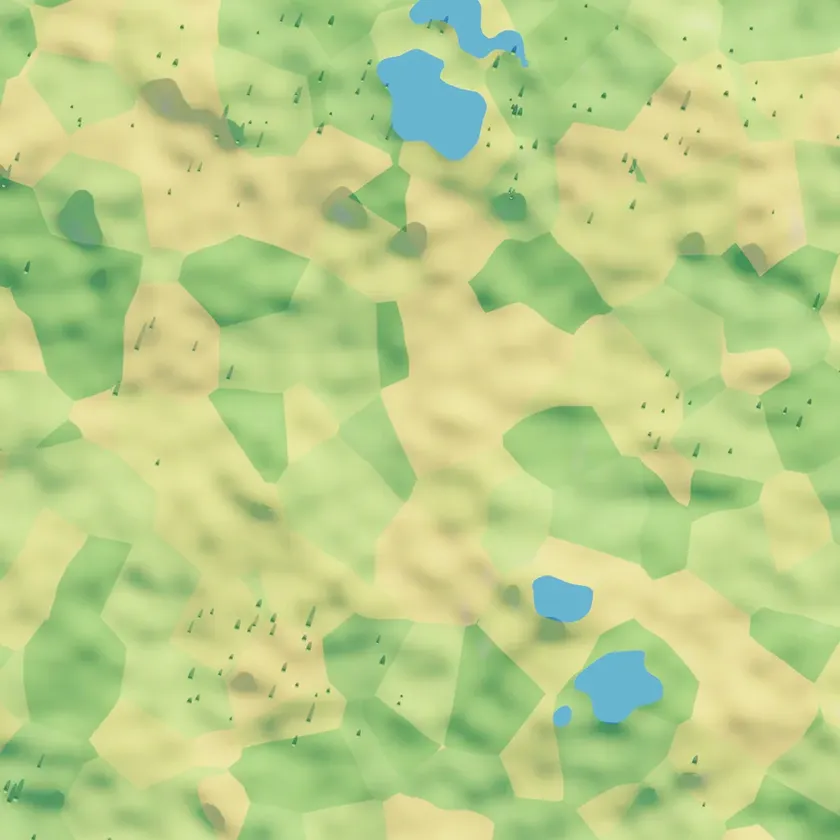
#> input picture Game #1 - Plane Crash/assets/valley-ground.webp, 840 x 840 px, shrunk from 1024 x 1024 before the run
$ python charge_post.py '../../Game #1 - Plane Crash/assets/valley-ground.webp' '../../Game #1 - Plane Crash/assets/valley-sky.webp'
#> lines starting #> are read from the running program, lines starting #| are printed output that depends on the picture; after the words box and inside, x2 and y2 are one past the last pixel; in counts of white or black regions, pixels touching at a corner belong together
# Finishing for the Charge renders (usage: python charge_post.py <in.png> <out.png>): a bloom only on what is much brighter than its surroundings (the arcs, the glowing
# rings, the LED dots, sparks), so big white surfaces in the sun don't glow; and the clouds' olive undersides turned a
# neutral grey, in the sky only (above the horizon line, where the pixel is cloud-bright and not green land).
import sys
import numpy as np
from PIL import Image, ImageFilter
src, dst = sys.argv[1], sys.argv[2]
im = Image.open(src).convert('RGB'); a = np.asarray(im).astype(np.float32) / 255
#> further down, im is the input picture: PIL image 840x840 RGB; mean R, G, B 186.8, 207.2, 137.4
h = a.shape[0]
#> h = 840
r, g, b = a[..., 0], a[..., 1], a[..., 2]
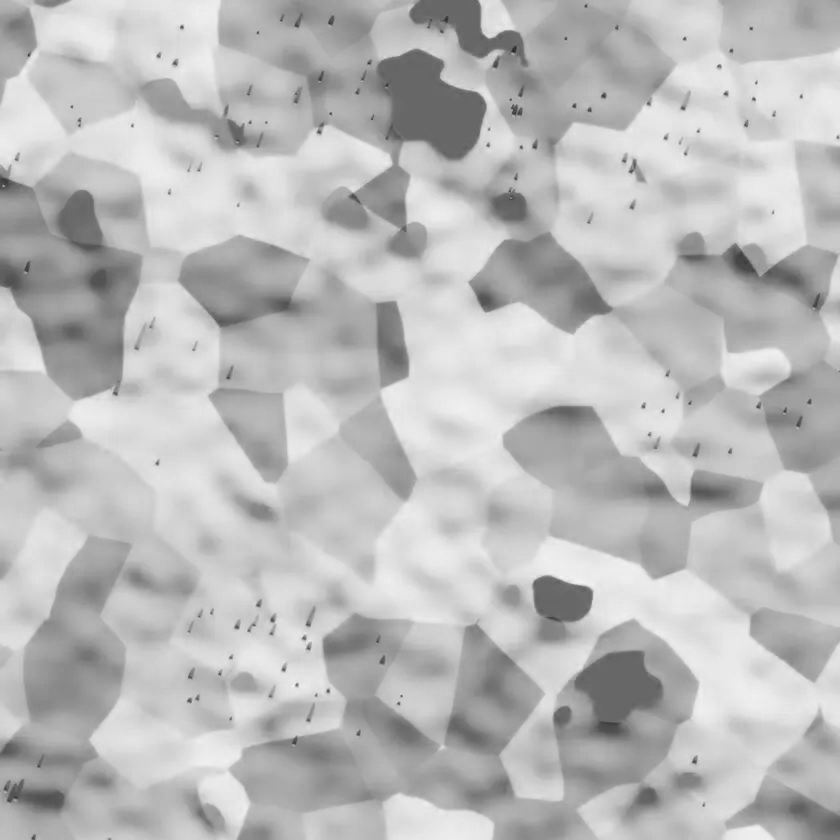
#> r: shape (840, 840) float32; min 0.161, max 0.965, mean 0.733
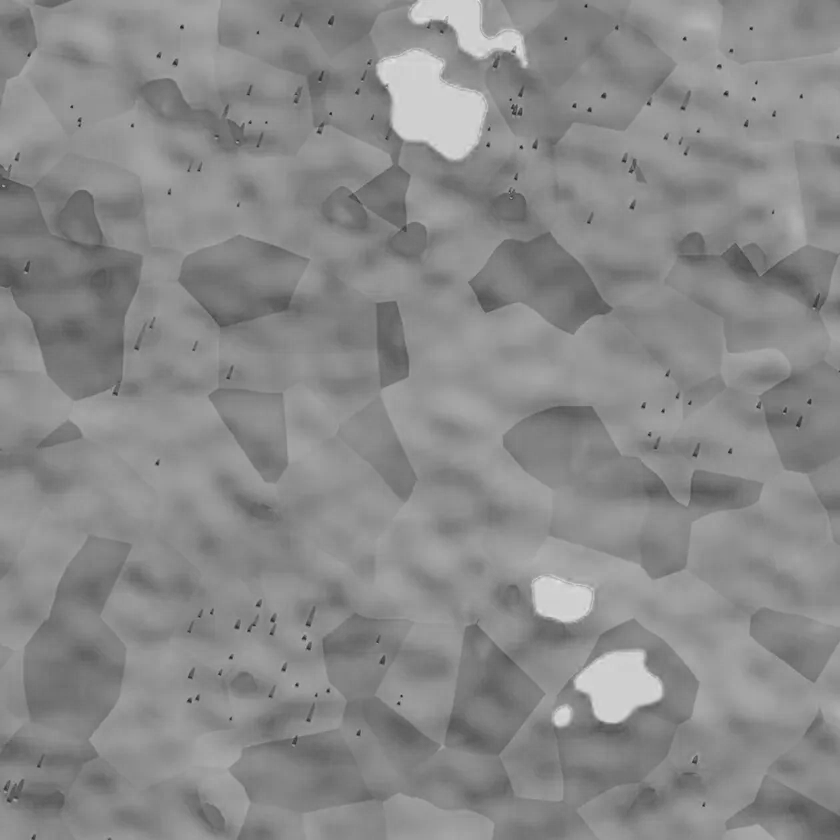
#> b: shape (840, 840) float32; min 0.102, max 0.894, mean 0.539
sky = np.zeros(a.shape[:2], bool); sky[: int(h * 0.2)] = True
olive = sky & (g > b + 0.03) & (r > b) & (a.mean(axis=2) > 0.45)
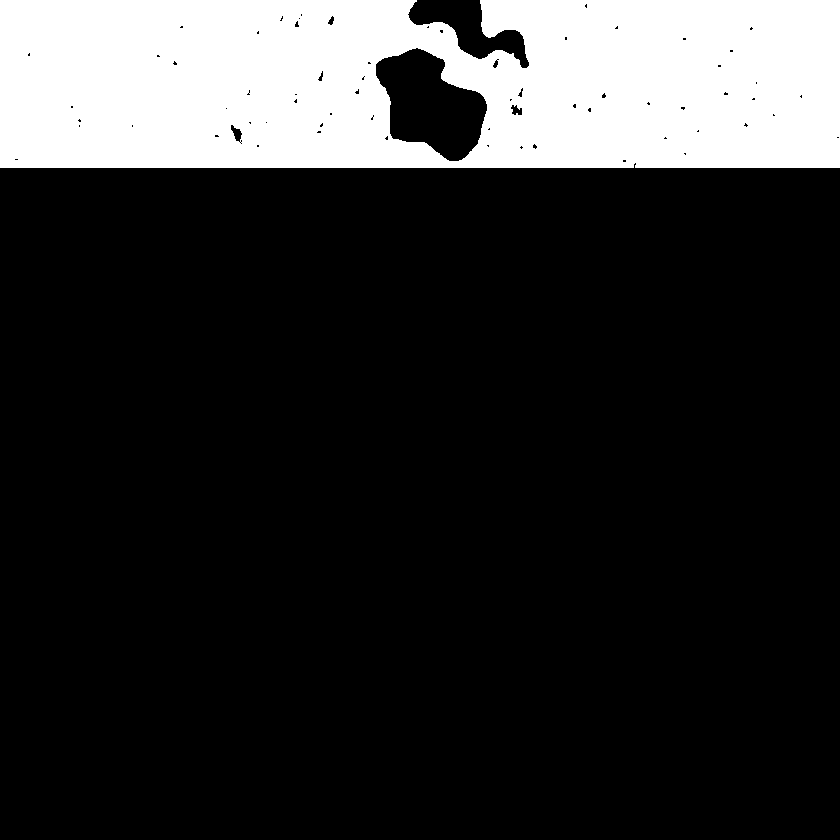
#> olive: shape (840, 840) bool; 18.3% white; 1 white region, box (x1, y1, x2, y2) and area: (0, 0, 840, 168) 129268
grey = a.mean(axis=2, keepdims=True) * np.array([0.98, 0.99, 1.04])
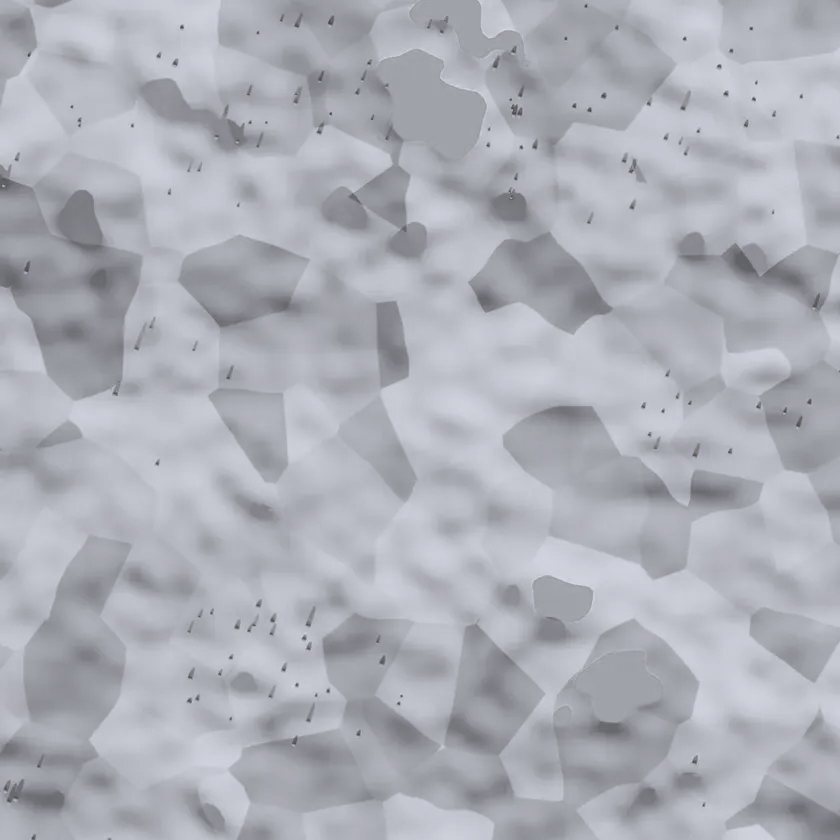
#> grey: shape (840, 840, 3) float64; mean R, G, B 0.681, 0.688, 0.722
a = np.where(olive[..., None], a * 0.4 + grey * 0.6, a)
lum = a.max(axis=2)
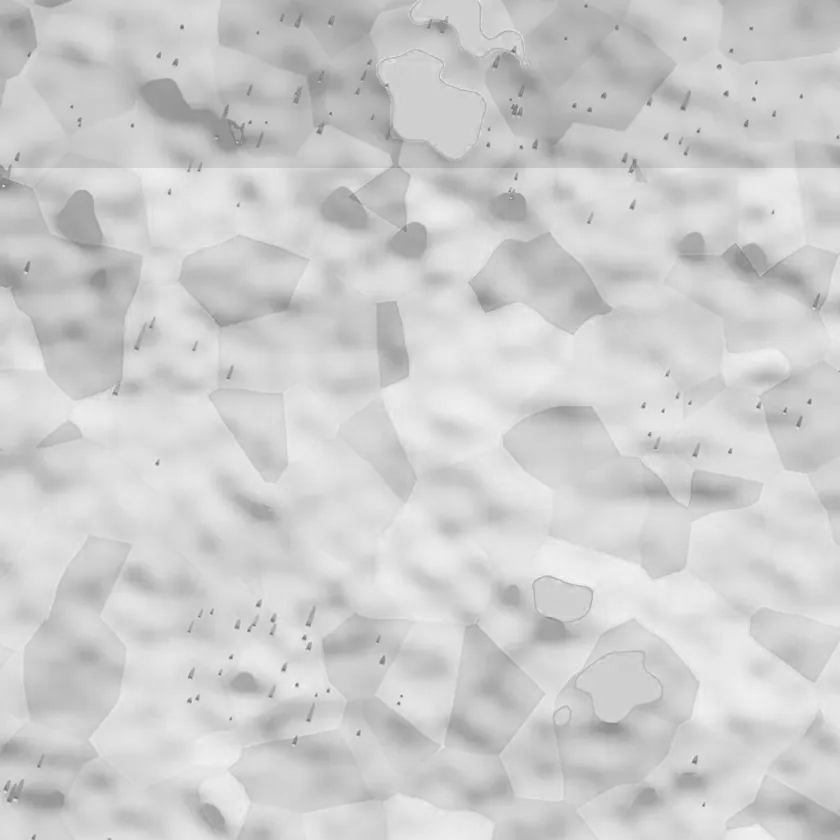
#> lum: shape (840, 840) float64; min 0.38, max 0.965, mean 0.807
local = np.asarray(Image.fromarray((lum * 255).astype(np.uint8)).filter(ImageFilter.GaussianBlur(7))).astype(np.float32) / 255
src_m = np.clip((lum - local - 0.06) * 5, 0, 1) * np.clip((lum - 0.6) * 3, 0, 1)
m = src_m[..., None] * a
mi = Image.fromarray((m * 255).astype(np.uint8))
glow = sum(np.asarray(mi.filter(ImageFilter.GaussianBlur(rad))).astype(np.float32) / 255 * w for rad, w in ((3, 1.0), (10, 1.3), (30, 1.1)))
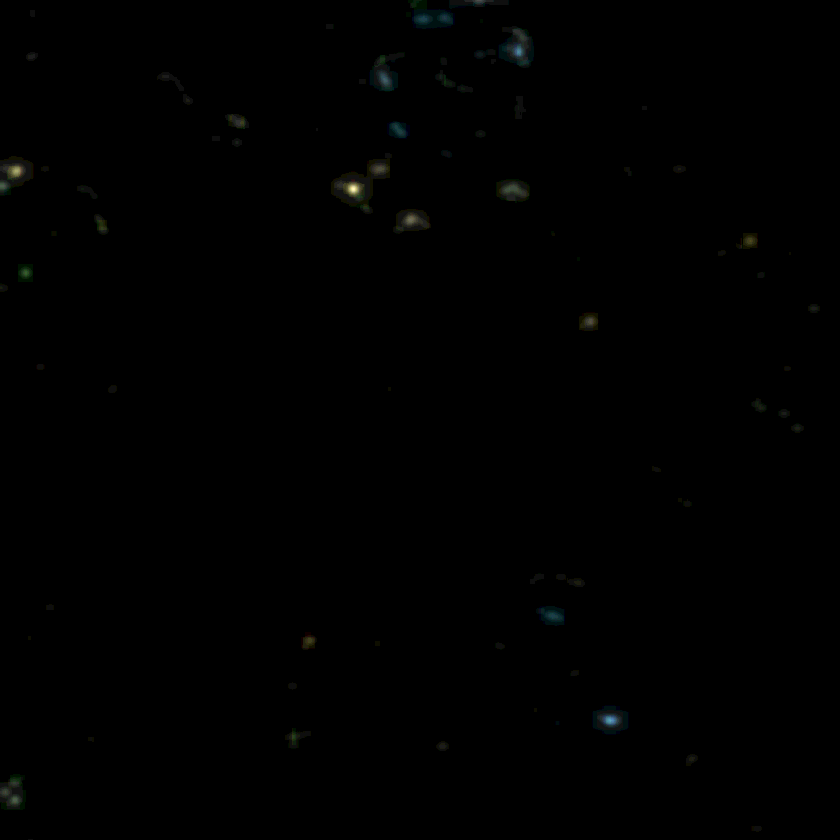
#> glow: shape (840, 840, 3) float32; mean R, G, B 0.000126, 0.000166, 0.00013; drawn with min black and max white
tint = np.array([0.8, 0.95, 1.0])
out = 1 - (1 - a) * (1 - np.clip(glow * tint, 0, 1))
Image.fromarray((np.clip(out, 0, 1) * 255).astype(np.uint8)).save(dst)
print('ok', dst)
